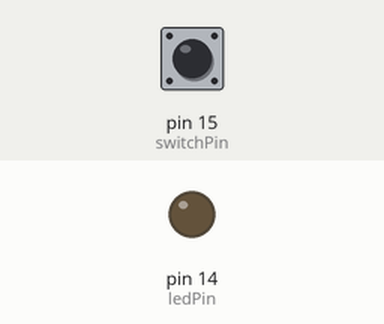
A sketch run on a simulated Arduino Uno, built with avr-gcc and run on an emulated ATmega328P. On the bench: output pins drawn as LEDs (lit = HIGH). Dashed ring = blinking. The test bench sets the inputs (shaded band); at power-on: pin 15 (switchPin) LOW.

Above: at 1.2 s.
1.3 s: pin 15 (switchPin) pulled HIGH for 0.15 s
At 1.7 s:
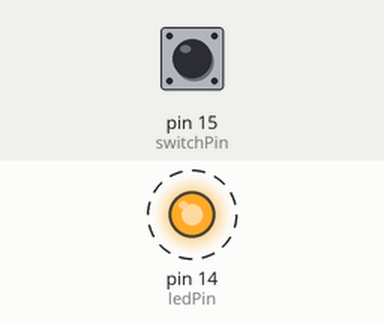
4.4 s: pin 15 (switchPin) pulled HIGH for 1 s
8.4 s: pin 15 (switchPin) pulled HIGH for 3.2 s
Timing chart, 0 to 14.3 s (numbered marks = the images above; inputs shaded):
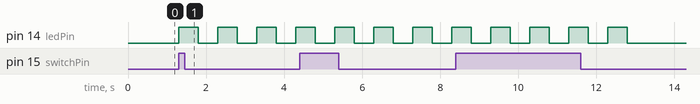

The sketch:

sketch_sep25a.ino
```cpp
// // #define LED_BUILTIN 2

// // void setup() {
// //   // put your setup code here, to run once:
// //   pinMode(LED_BUILTIN, OUTPUT);
// // }

// // void loop() {
// //   // put your main code here, to run repeatedly:
// //   digitalWrite(LED_BUILTIN, HIGH);
// //   delay(1000);
// //   digitalWrite(LED_BUILTIN, LOW);
// //   delay(1000);
// // }

const int switchPin = 15;
const int ledPin = 14;

int switchState = 0;

void setup() {
  Serial.begin(115200);
  pinMode(switchPin, INPUT);
  pinMode(ledPin, OUTPUT);
}

void loop() {
  switchState = digitalRead(switchPin);
  if (switchState == HIGH){
    digitalWrite(ledPin, HIGH);
    delay(500);
    digitalWrite(ledPin, LOW);
    delay(500);
    digitalWrite(ledPin, HIGH);
    delay(500);
    digitalWrite(ledPin, LOW);
    delay(500);
    digitalWrite(ledPin, HIGH);
    delay(500);
    digitalWrite(ledPin, LOW);
    delay(500);
    digitalWrite(ledPin, HIGH);
    delay(500);
    digitalWrite(ledPin, LOW);
    delay(500);
  } else {
    digitalWrite(ledPin, LOW);
  }
}
```

Measured:
- after the input at 1.3 s, pin 14 (ledPin): alternates HIGH for 0.50 s and LOW for 0.50 s, starting at once
